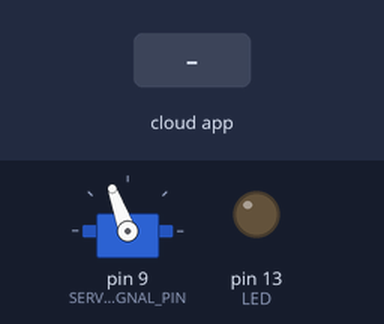
The sketch below on a simulated Arduino Uno, built with avr-gcc and run on an emulated ATmega328P. Shown: servo, output pins drawn as LEDs (lit = HIGH). The test bench sets the inputs (shaded band). The ROS host is connected and sends only what is stated.

Above: at 1.2 s.
1.3 s: the phone or cloud app sets servo to 0
At 1.9 s:
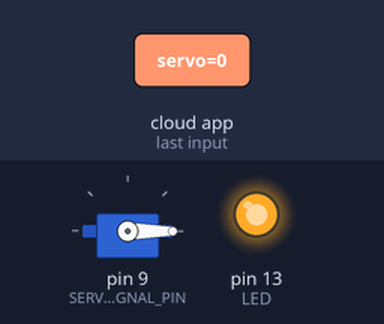
2.8 s: the phone or cloud app sets servo to 45
At 4.0 s:
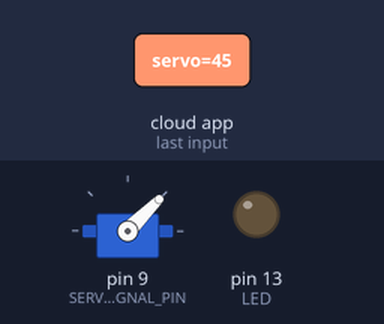
4.3 s: the phone or cloud app sets servo to 90
At 5.3 s:
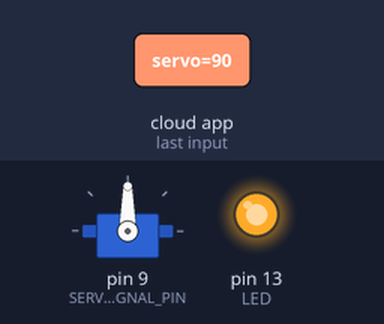
5.8 s: the phone or cloud app sets servo to 180
At 6.5 s:
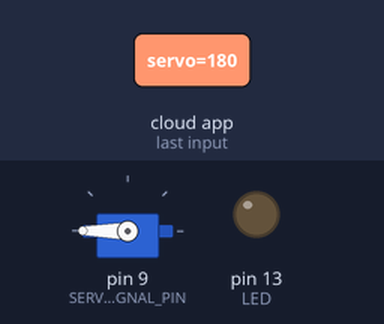
7.3 s: the phone or cloud app sets servo to 45
At 7.7 s:
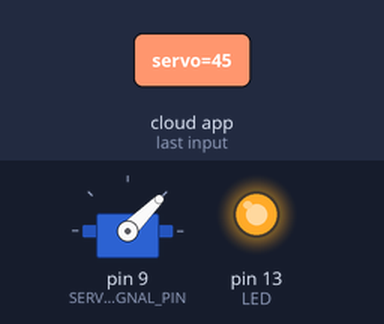
8.8 s: the phone or cloud app sets servo to 0
At 10.0 s:
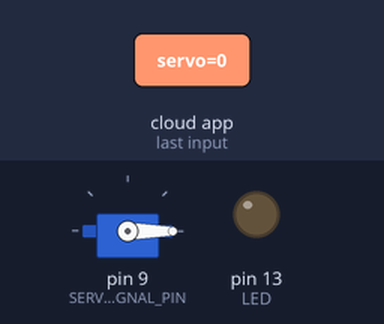
Timing chart, 0 to 11.3 s (numbered marks = the images above; inputs shaded):
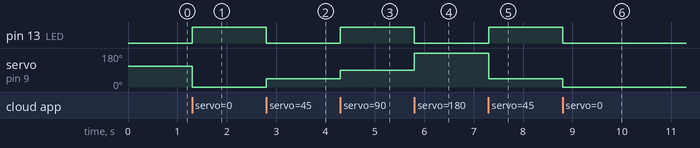

The sketch:

ros_servo.ino
```cpp
#include "ros_servo.h"

/*
 * rosserial Servo Control
 *
 * This sketch demonstrates the control of hobby R/C servos
 * using ROS and the arduiono
 */

//Classes
Servo servo_yaw,  servo_pitch;

//ROS stuff
ros::NodeHandle  nh;


/*** This callback is called when a message is received from ROS
 *
 *  cmd_msg:  (std_msgs::UInt16) should have a value from 0-180
 */
void servo_cb( const std_msgs::UInt16& cmd_msg){
  servo_yaw.write(cmd_msg.data); //set servo angle, should be from 0-180
  digitalWrite(LED, HIGH-digitalRead(LED));  //toggle led
}

ros::Subscriber<std_msgs::UInt16> sub("arduino/servo", servo_cb);


void setup(){
  pinMode(LED, OUTPUT);
  nh.initNode();
  nh.subscribe(sub);
  servo_yaw.attach(SERVO_YAW_SIGNAL_PIN); //attach it to the pin where the servo is connected
  servo_yaw.write(YAW_INITIAL_ANGLE); //set YAW motor at an initial angle  (looking to the front) to add resistance when not in use.
  //servo_pitch.attach(SERVO_PITCH_SIGNAL_PIN); //attach it to the pin where the servo is connected
  //servo_pitch.write(PITCH_INITIAL_ANGLE); //set PITCH motor at an initial angle  (looking to the front) to add resistance when not in use.
}

void loop(){
  nh.spinOnce();
  delay(1);
}
```

ros_servo.h
```cpp
// Only modify this file to include
// - function definitions (prototypes)
// - include files
// - extern variable definitions
// In the appropriate section
#ifndef _ros_servo_H_
#define _ros_servo_H_
/*****************************************
 * rosserial Servo Control
 *****************************************
 * This sketch demonstrates the control of hobby R/C servos
 * using ROS and the arduiono
 */

//#define USE_USBCON This is used only for Leonardo board (ROS needs this)
#include <Arduino.h>
#include <Servo.h>
#include <ros.h>
#include <std_msgs/UInt16.h>

//INSTRUCTIONS
#define SERVO_YAW_SIGNAL_PIN 9 //Connect Servo Signal cable (white or yellow) to this pin
#define SERVO_PITCH_SIGNAL_PIN 8 //Connect Servo Signal cable (white or yellow) to this pin
#define LED 13  // Arduino led
#define PITCH_INITIAL_ANGLE 40 //ANGLE IN DEGREES
#define YAW_INITIAL_ANGLE 110  //ANGLE IN DEGREES

//Do not add code below this line
#endif /* _ros_servo_H_ */
```

Measured:
- after the input at 1.3 s, pin 13 (LED): LOW → HIGH at once; servo on pin 9 (SERVO_YAW_SIGNAL_PIN): 110° → 0° at once
- after the input at 2.8 s, pin 13 (LED): HIGH → LOW at once; servo on pin 9 (SERVO_YAW_SIGNAL_PIN): 0° → 45° at once
- after the input at 4.3 s, pin 13 (LED): LOW → HIGH at once; servo on pin 9 (SERVO_YAW_SIGNAL_PIN): 45° → 90° at once
- after the input at 5.8 s, pin 13 (LED): HIGH → LOW at once; servo on pin 9 (SERVO_YAW_SIGNAL_PIN): 90° → 180° at once
- after the input at 7.3 s, pin 13 (LED): LOW → HIGH at once; servo on pin 9 (SERVO_YAW_SIGNAL_PIN): 180° → 45° at once
- after the input at 8.8 s, pin 13 (LED): HIGH → LOW at once; servo on pin 9 (SERVO_YAW_SIGNAL_PIN): 45° → 0° at once
